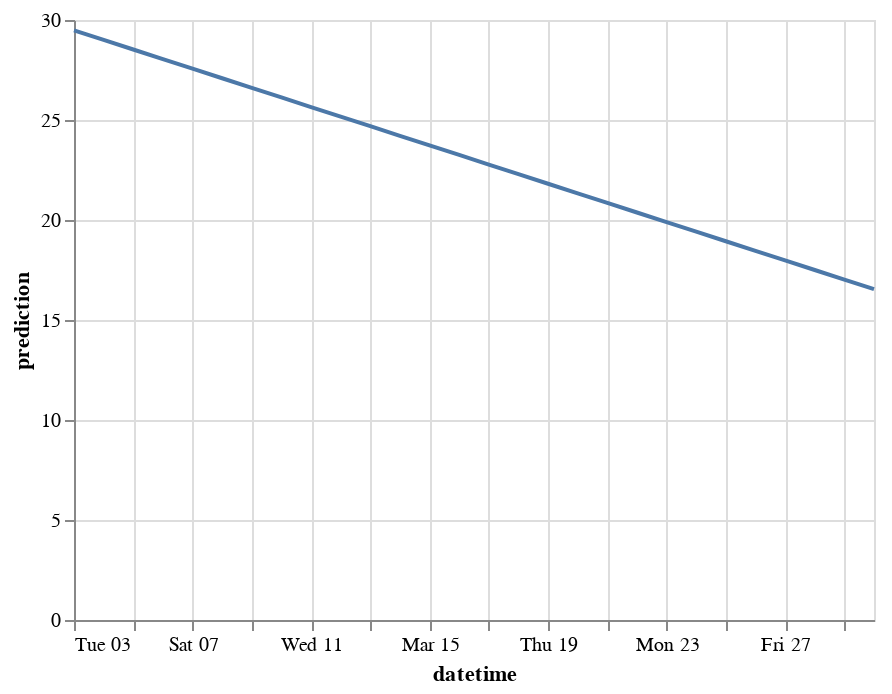

Here is the notebook cell this chart was saved with:
### Code cell
alt.Chart(daily_avg).mark_line().encode(x='datetime', y='prediction')

### Figure 1 — Vega-Lite specification as saved in the notebook (floating-point values rounded to 4 significant figures)
{"config": {"view": {"continuousWidth": 400, "continuousHeight": 300}}, "data": {"name": "data-95db19227efc3e84d5819e1c54a0ea06"}, "mark": "line", "encoding": {"x": {"type": "temporal", "field": "datetime"}, "y": {"type": "quantitative", "field": "prediction"}}, "$schema": "https://vega.github.io/schema/vega-lite/v4.0.2.json", "datasets": {"data-95db19227efc3e84d5819e1c54a0ea06": [{"datetime": "2020-03-03T00:00:00+00:00", "val": 27.81, "prediction": 29.48}, {"datetime": "2020-03-04T00:00:00+00:00", "val": 32.49, "prediction": 29.0}, {"datetime": "2020-03-05T00:00:00+00:00", "val": 28.48, "prediction": 28.52}, {"datetime": "2020-03-06T00:00:00+00:00", "val": 30.4, "prediction": 28.05}, {"datetime": "2020-03-07T00:00:00+00:00", "val": 21.97, "prediction": 27.57}, {"datetime": "2020-03-08T00:00:00+00:00", "val": 23.91, "prediction": 27.09}, {"datetime": "2020-03-09T00:00:00+00:00", "val": 35.49, "prediction": 26.61}, {"datetime": "2020-03-10T00:00:00+00:00", "val": 24.95, "prediction": 26.13}, {"datetime": "2020-03-11T00:00:00+00:00", "val": 22.41, "prediction": 25.65}, {"datetime": "2020-03-12T00:00:00+00:00", "val": 15.31, "prediction": 25.17}, {"datetime": "2020-03-13T00:00:00+00:00", "val": 16.84, "prediction": 24.69}, {"datetime": "2020-03-14T00:00:00+00:00", "val": 26.36, "prediction": 24.21}, {"datetime": "2020-03-15T00:00:00+00:00", "val": 15.75, "prediction": 23.73}, {"datetime": "2020-03-16T00:00:00+00:00", "val": 37.41, "prediction": 23.25}, {"datetime": "2020-03-17T00:00:00+00:00", "val": 38.59, "prediction": 22.77}, {"datetime": "2020-03-18T00:00:00+00:00", "val": 32.45, "prediction": 22.29}, {"datetime": "2020-03-19T00:00:00+00:00", "val": 27.79, "prediction": 21.81}, {"datetime": "2020-03-20T00:00:00+00:00", "val": 16.44, "prediction": 21.33}, {"datetime": "2020-03-21T00:00:00+00:00", "val": 7.797, "prediction": 20.85}, {"datetime": "2020-03-22T00:00:00+00:00", "val": 10.71, "prediction": 20.38}, {"datetime": "2020-03-23T00:00:00+00:00", "val": 21.76, "prediction": 19.9}, {"datetime": "2020-03-24T00:00:00+00:00", "val": 25.51, "prediction": 19.42}, {"datetime": "2020-03-25T00:00:00+00:00", "val": 20.15, "prediction": 18.94}, {"datetime": "2020-03-26T00:00:00+00:00", "val": 18.04, "prediction": 18.46}, {"datetime": "2020-03-27T00:00:00+00:00", "val": 19.67, "prediction": 17.98}, {"datetime": "2020-03-28T00:00:00+00:00", "val": 14.95, "prediction": 17.5}, {"datetime": "2020-03-29T00:00:00+00:00", "val": 7.815, "prediction": 17.02}, {"datetime": "2020-03-30T00:00:00+00:00", "val": 23.08, "prediction": 16.54}]}}
